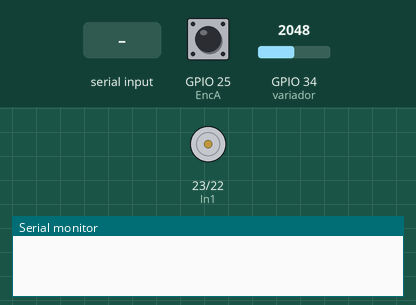
Bench run of a sketch on a simulated ESP32. On the bench: motor-driver pin pairs drawn as motors (green arrow = first pin HIGH = forward, orange = second pin HIGH = backward, longer = more drive, scaled by the enable pin), the last lines printed to the serial monitor. The test bench sets the inputs (shaded band); at power-on: GPIO 34 (variador) = 2048, GPIO 25 (EncA) HIGH.

Above: at 1.2 s.
1.3 s: "D" received over Serial
At 2.1 s:
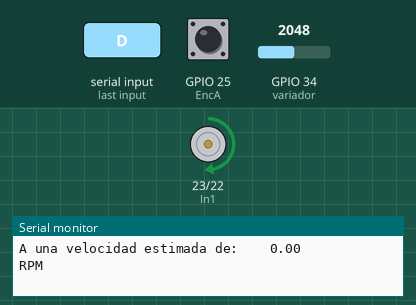
2.8 s: GPIO 34 (variador) set to 2866
At 4.0 s:
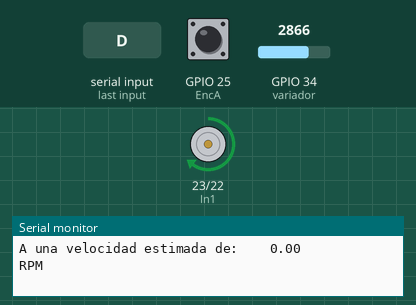
4.3 s: "S" received over Serial
At 4.9 s:
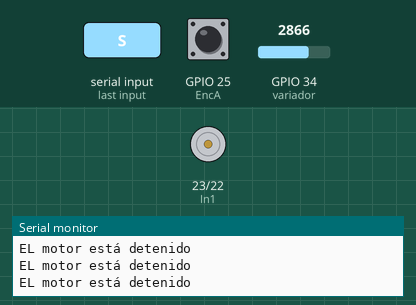
5.8 s: GPIO 34 (variador) set to 3603
7.3 s: "I" received over Serial
At 8.5 s:
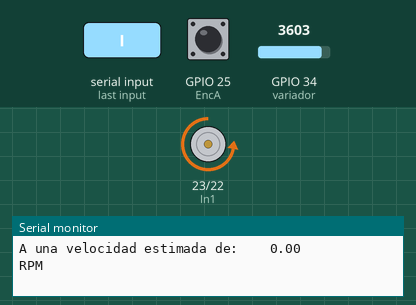
8.8 s: GPIO 34 (variador) set to 2047
At 9.7 s:
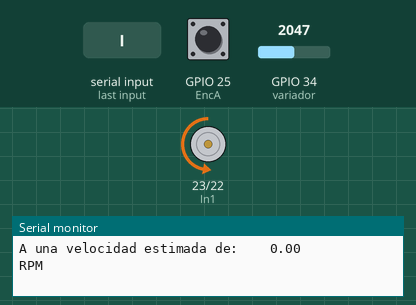
Timing chart, 0 to 11.3 s (numbered marks = the images above; inputs shaded):
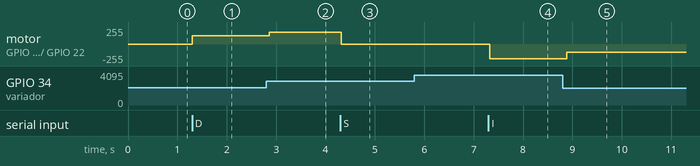

Measured:
- after the input at 1.3 s, motor on GPIO 23 (In1) / GPIO 22 (In2): stopped → forward 127/255 at once
- after the input at 2.8 s, motor on GPIO 23 (In1) / GPIO 22 (In2): forward 127/255 → forward 177/255 after 0.06 s
- after the input at 4.3 s, motor on GPIO 23 (In1) / GPIO 22 (In2): forward 177/255 → stopped at once
- after the input at 7.3 s, motor on GPIO 23 (In1) / GPIO 22 (In2): stopped → backward 223/255 at once
- after the input at 8.8 s, motor on GPIO 23 (In1) / GPIO 22 (In2): backward 223/255 → backward 127/255 after 0.08 s

The sketch:

Encoder_2.ino
```cpp
// Estas constantes no cambiarán. Se utilizan para dar nombre a los pines utilizados:
#define variador 34  // Pin de entrada analógica al que está conectado el potenciómetro
#define EnA  26 // PWM para Puente H
#define In1  23 // Pin de salida digital
#define In2  22 // Pin de salida digital
#define EncA  25 // GPIO para señal A del encoder
#define EncB  27 // GPIO para señal B del encoder

#define freq 980//Frecuencia de PWM
#define resolution 8 //Resolución de PWM 2^8 = 256
#define PWM1_Ch 0 // Canal de PWM

int32_t tiempo_act = 0, tiempo_ant = 0, delta_tiempo = 2e9;
int pwm = 0;        // valor de salida al PWM
int pot;
char opcion;
float posicion=0, posactual = 0, posanterior = 0, velocidad = 0;
float resolucion = 0.0858983536;  //Definir resolución del encoder
int pulsos = 4191;      //Número de pulsos a la salida del motorreductor
int32_t contador = 0, contaux = 0, revoluciones;
volatile bool BSet = 0;
volatile bool ASet = 0;
volatile bool encoderDirection = false;
bool motorEnMovimiento = false; // Variable de estado para el motor

//Función para realizar la lectura de las señales del encoder de cuadratura y
//definir el sentido de giro del motor
void IRAM_ATTR Encoder()
{
  BSet = digitalRead(EncB);
  ASet = digitalRead(EncA);
  if (BSet == ASet)
  {
    contador++;
    encoderDirection = true;
  }
  //Si ambas señales leídas son distintas, el motor gira en sentido horario
  //y se decrementa un contador para saber el número de lecturas
  else
  {
    contador--;
    encoderDirection = false;
  }
  tiempo_act = micros();
  delta_tiempo = tiempo_act - tiempo_ant;
  tiempo_ant = tiempo_act;
}

//Función para leer los valores de un potenciometro para controlar los motores por PWM
void lectura ()
{
   // leer señal analógica de entrada:
  pot = analogRead(variador);

  // mapear el rango de la salida:
  pwm = map(pot, 0, 4095, 0, 255);

  // cambiar el valor de salida:
  ledcWrite(PWM1_Ch, pwm);
  //analogWrite(EnA, pwm);
}

//Función detener el motor
void detener ()
{

  digitalWrite(In1, LOW);
  digitalWrite(In2, LOW);
  Serial.println("EL motor está detenido");
  delay(250);
}

//Función giro derecha del motor
void derecha ()
{
  digitalWrite(In1, HIGH);
  digitalWrite(In2, LOW);
}

//Función giro izquierda del motor
void izquierda ()
{
  digitalWrite(In1, LOW);
  digitalWrite(In2, HIGH);
}


void pose ()
{
  if (encoderDirection)
  {
    posicion = contador * resolucion; //Convertir a grados
    if (contador >= pulsos) //Contar por revoluciones
    {
      revoluciones++;
      contador = 0;
    }
  }
  else
  {
    posicion = contador * resolucion; //Convertir a grados
    if (contador <= -pulsos) //Contar por revoluciones
    {
      revoluciones--;
      contador = 0;
    }
  }
  //Cálculo de la velocidad mediante un delta de tiempo
  velocidad = 60000000/(pulsos * delta_tiempo); //  Convertir a segundos nuevamente multiplicando por 60000000
  //Se pregunta por la velocidad, cuando hay una inversion de giro, para hacerla positiva
  if (velocidad < 0)
    velocidad = abs(velocidad);
  encoderDirection = false; // Reiniciar la variable después de usarla

}

void setup ()
{

  pinMode(variador, INPUT);
  pinMode(EnA, OUTPUT);
  pinMode(In1, OUTPUT);
  pinMode(In2, OUTPUT);

  // configurar funciones PWM
  ledcSetup(PWM1_Ch, freq, resolution);
  ledcAttachPin(EnA, PWM1_Ch);

  // inicializar serial a 115200 bps:
  Serial.begin(115200);

  pinMode(EncA, INPUT_PULLUP);    // Señal A del encoder como entrada con pull-up
  pinMode(EncB, INPUT_PULLUP);    // Señal B del encoder como entrada con pull-up
  attachInterrupt(digitalPinToInterrupt(EncA), Encoder, CHANGE); // Asignar la función Encoder a la interrupción de cambio en la señal A

}

void loop()
{
  lectura();
  if (Serial.available () > 0)
    opcion=Serial.read();
    switch (opcion)
    {
      case 'D':
      motorEnMovimiento = true; // Variable de estado para el motor
      derecha();
      break;

      case 'I':
      motorEnMovimiento = true; // Variable de estado para el motor
      izquierda();
      break;

      case 'S':
      motorEnMovimiento = false; // Variable de estado para el motor
      detener();
      break;
    }
    // Imprimir datos solo si el motor está en movimiento
    if (motorEnMovimiento) {
      imprimirdatos();
    }


}

void imprimirdatos()
{
  Serial.print ("Posicion:    ");
  pose();
  Serial.print (revoluciones);
  Serial.print ("     Revoluciones  y      " );
  Serial.print (posicion);
  Serial.println ("    Grados" );
  Serial.print ("A una velocidad estimada de:    ");
  Serial.print (velocidad);
  Serial.println ("         RPM");
  Serial.println("");
  delay(100);
}
```
